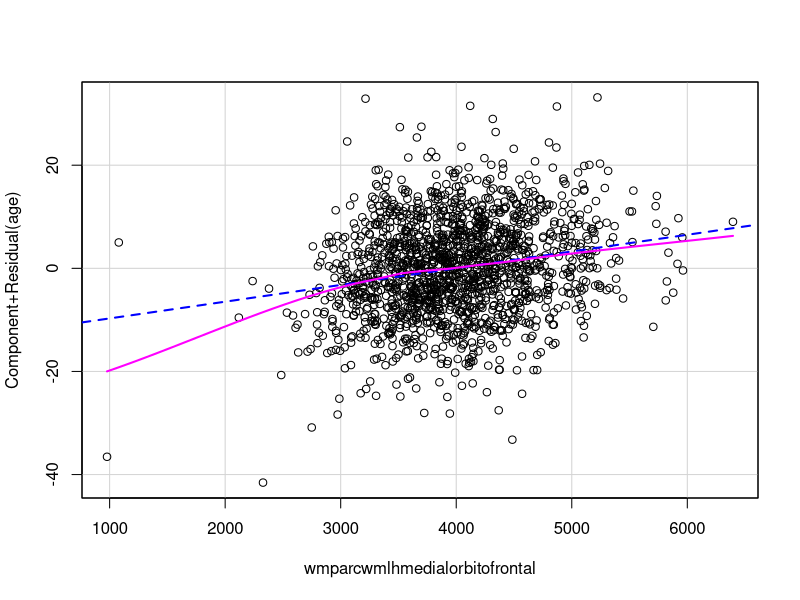
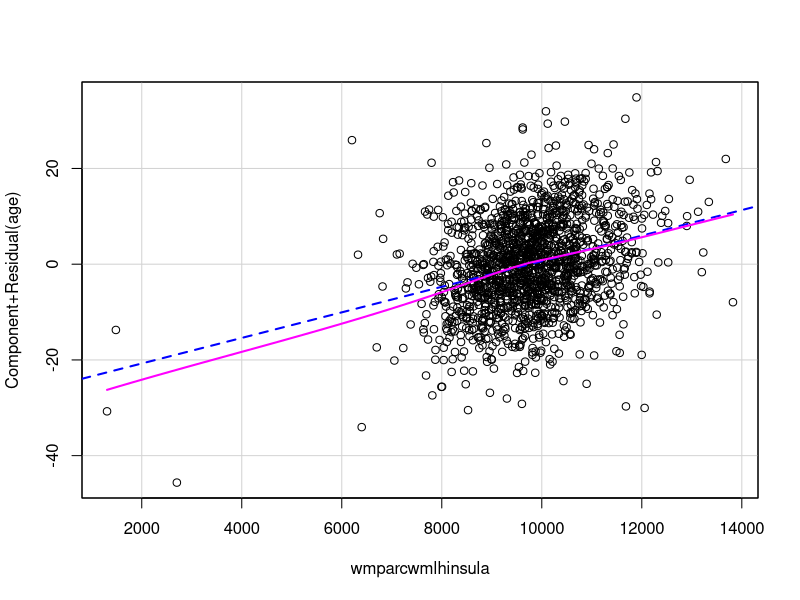

Reproduce these figures in R, in order. (Note: this script raises an error after producing the figures.)
## ---- chunk 1
## prepare the complete data
fulldata = read.csv('train_complete_data.csv')
dim(fulldata)
## ---- chunk 2
library(car)

lm_basic <- lm(age ~ wmparcwmlhmedialorbitofrontal + wmparcwmlhinsula + sex + rhGrayVolsuperiorfrontal + asegLeftThalamus + asegLeftPutamen + asegBrainStem + asegRightCerebellumCortex + asegOpticChiasm + lhThickAvglateraloccipital + lhMeanCurvprecentral, data = fulldata)

leverage <- hatvalues(lm_basic)

print(max(leverage))

## ---- chunk 3
library(car)

lm_basic <- lm(age ~ wmparcwmlhmedialorbitofrontal + wmparcwmlhinsula  + sex + rhGrayVolsuperiorfrontal + asegLeftThalamus + asegLeftPutamen + asegBrainStem + asegRightCerebellumCortex + asegOpticChiasm + lhThickAvglateraloccipital + lhMeanCurvprecentral, data = fulldata)
crPlot(lm_basic, variable = "wmparcwmlhmedialorbitofrontal")
crPlot(lm_basic, variable = "wmparcwmlhinsula")
## ---- chunk 4
#test for all the interaction, using BIC
step(lm(age ~ wmparcwmlhmedialorbitofrontal + wmparcwmlhinsula  + sex + rhGrayVolsuperiorfrontal + asegLeftThalamus + asegLeftPutamen + asegBrainStem + asegRightCerebellumCortex + asegOpticChiasm + lhThickAvglateraloccipital + lhMeanCurvprecentral, data=fulldata), scope = age ~ (wmparcwmlhmedialorbitofrontal + wmparcwmlhinsula  + sex+ rhGrayVolsuperiorfrontal + asegLeftThalamus + asegLeftPutamen + asegBrainStem + asegRightCerebellumCortex + asegOpticChiasm + lhThickAvglateraloccipital + lhMeanCurvprecentral)^2, direction = "forward", test = "F",k=log(1596), trace = 0)

## ---- chunk 5
base_model_interact = lm(age^{0.75} ~ wmparcwmlhmedialorbitofrontal + wmparcwmlhinsula + 
    sex + rhGrayVolsuperiorfrontal + asegLeftThalamus + asegLeftPutamen + 
    asegBrainStem + asegRightCerebellumCortex + asegOpticChiasm + 
    lhThickAvglateraloccipital + lhMeanCurvprecentral + asegBrainStem:asegOpticChiasm + 
    rhGrayVolsuperiorfrontal:asegLeftPutamen + wmparcwmlhinsula:rhGrayVolsuperiorfrontal, 
    data = fulldata)
summary(base_model_interact)

## ---- chunk 6
## model Diagnostic
library(MASS)
boxcox(lm(age ~ wmparcwmlhmedialorbitofrontal + wmparcwmlhinsula + 
    sex + rhGrayVolsuperiorfrontal + asegLeftThalamus + asegLeftPutamen + 
    asegBrainStem + asegRightCerebellumCortex + asegOpticChiasm + 
    lhThickAvglateraloccipital + lhMeanCurvprecentral + asegBrainStem:asegOpticChiasm + 
    rhGrayVolsuperiorfrontal:asegLeftPutamen + wmparcwmlhinsula:rhGrayVolsuperiorfrontal, 
    data = fulldata))
## ---- chunk 7
## model Diagnostic separate residual
library(ggplot2)
drawdata = fulldata
# 将type和sex变量的值替换为对应的标签
drawdata$type <- ifelse(drawdata$type == 0, "GE", "Siemens")
drawdata$sex <- ifelse(drawdata$sex == 0, "female", "male")

ggplot(drawdata, aes(x = base_model_interact$fitted.values, y = rstudent(base_model_interact))) +
  geom_point() +
  facet_grid(sex ~ type) +
  geom_smooth(method = 'lm') +labs(x = "Age (years)", y = "Studentized Residuals") +
  geom_hline(yintercept = 0, col = 2)

## ---- chunk 8
library(ggplot2)

drawdata <- fulldata

# Replace type and sex variable values with corresponding labels
drawdata$type <- ifelse(drawdata$type == 0, "GE", "Siemens")
drawdata$sex <- ifelse(drawdata$sex == 0, "female", "male")

ggplot(drawdata, aes(x = base_model_interact$fitted.values, y = rstudent(base_model_interact))) +
  geom_point() +
  facet_grid(. ~ sex) +  # Exclude the "type" variable from the facet_grid
  geom_smooth(method = 'lm') +
  labs(x = "Age (years)", y = "Studentized Residuals") +
  geom_hline(yintercept = 0, col = 2)

## ---- chunk 9
## model Diagnostic Total residual plot,component plus residual plot

ggplot(drawdata, aes(x = base_model_interact$fitted.values, y = rstudent(base_model_interact))) +
  geom_point() +
  geom_smooth(method = 'lm') +labs(x = "Age (years)", y = "Studentized Residuals") 


 
## ---- chunk 10
#model diagnostic
# Normal QQ plot
qqnorm(rstudent(base_model_interact))
qqline(rstudent(base_model_interact))

## ---- chunk 11
# Assuming your data is stored in a variable called 'data'
# Replace 'data' with the name of your actual dataset

# Specify the theoretical distribution to compare against
# For example, if testing against a normal distribution:
theoretical_dist <- rnorm(length(residuals(base_model_interact)), mean = 0, sd = 2.679)

# Perform Kolmogorov-Smirnov test
ks_test <- ks.test(residuals(base_model_interact), theoretical_dist)

# Print the test statistic and p-value
print(ks_test)

# Extract the p-value for further analysis
p_value <- ks_test$p.value

# Check the test result using a significance level (e.g., 0.05)
if (p_value < 0.05) {
  print("The data significantly deviates from the theoretical distribution (reject the null hypothesis)")
} else {
  print("The data does not significantly deviate from the theoretical distribution (fail to reject the null hypothesis)")
}
## ---- chunk 12
## influential point and outlier
plot(cooks.distance(base_model_interact ))
abline(h=qf(0.5, 14+1,1596 -14-1), col="red")
